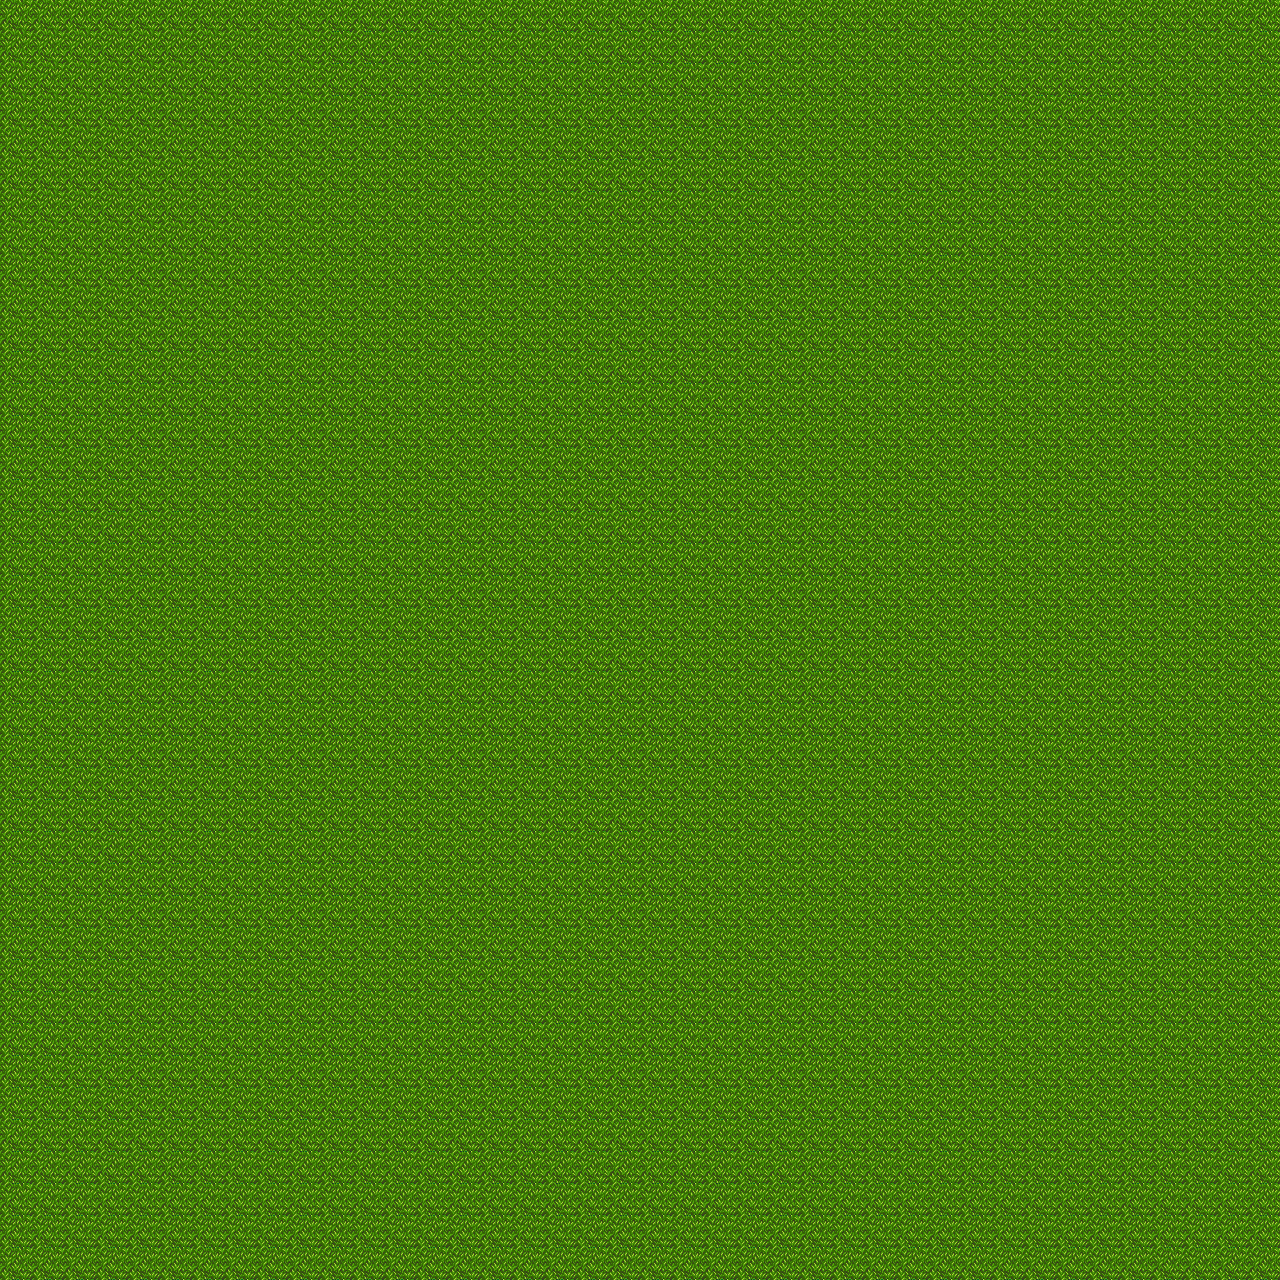

A 2D game scene composited from a Tiled map and its tileset images. What follows is a short description and the map's XML, with each tile layer's data collapsed to a summary:
An orthogonal 40x40 tile map with 32x32 px tiles, 1 tile layer (Tile Layer 1).

<map version="1.0" tiledversion="1.0.1" orientation="orthogonal" renderorder="right-down" width="40" height="40" tilewidth="32" tileheight="32" nextobjectid="1">
 <tileset firstgid="1" source="untitled.tsx" />
 <layer name="Tile Layer 1" width="40" height="40">
  <data>[1600 cells, 1600 non-empty, 2 distinct tile ids]</data>
 </layer>
</map>
